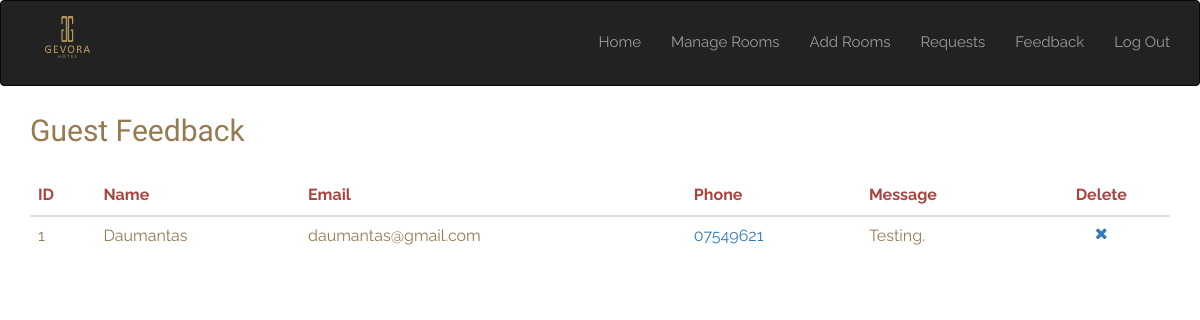
Page /feedback.php on the committed database.
### tables this page shows
CREATE TABLE `feedback` (
  `id` int(10) NOT NULL,
  `name` varchar(100) NOT NULL,
  `email` varchar(100) NOT NULL,
  `phone` varchar(20) NOT NULL,
  `message` varchar(5000) NOT NULL
);

### feedback.php (the view, shortened to what this page needs)
<?php
    require_once('db.php');
?>
  </head>
  <body>
    <div id="wrapper">
<?php require_once('header-admin.php');?>
        <div class="container-fluid body-section container">
            <div class="row">
                <div class="col-md-12">
                    <h2>Guest Feedback<small></small></h2>
                    <div class="card">
                        <div class="card-content table-responsive table-full-width">
                            <table class="table">
                                <thead class="text-danger">
                                    <th>ID</th>
                                    <th>Name</th>
                                    <th>Email</th>
                                    <th>Phone</th>
                                    <th>Message</th>
                                    <th><center>Delete</center></th>
                                </thead>
                                <tbody>
                                    <?php
                                        $q = "SELECT * FROM feedback ORDER BY feedback.id ASC";
                                        $run = mysqli_query($con, $q);
                                        if(mysqli_num_rows($run) > 0){
                                            while($row = mysqli_fetch_array($run)){
                                    ?>
                                    <tr>
                                        <td><?php echo $row['id']; ?></td>
                                        <td><?php echo $row['name']; ?></td>
                                        <td><?php echo $row['email']; ?></td>
                                        <td class="text-primary"><?php echo $row['phone']; ?></td>
                                        <td><?php echo $row['message']; ?></td>
                                        <td><center><a href="feedback.php?del=<?php echo $row['id']; ?>"><i class="fa fa-times"></i></a></center></td>
                                    </tr>
                                    <?php
                                            }
                                        }
                                    ?>
                                </tbody>
                            </table>
                        </div>
                    </div>
                    <div class="row">
                        <div class="col-xs-12">
                        </div>
                    </div>
                </div>
            </div>
        </div>

### assets/style.css (style rules this page uses)
body { background-color: #fff; font-family: 'Raleway', sans-serif; font-size: 15px; line-height: 15px; color: #967a50; }
h1,h2,h3,h4,h5,h6 { font-family:'Old Standard TT', serif;line-height: 1em;margin: 0; }
h1.title,h2 { font-size: 2em;line-height: 3em; }

### rows in the picture
feedback: id "1", name "Daumantas", email "daumantas@gmail.com", phone "07549621", message "Testing."
